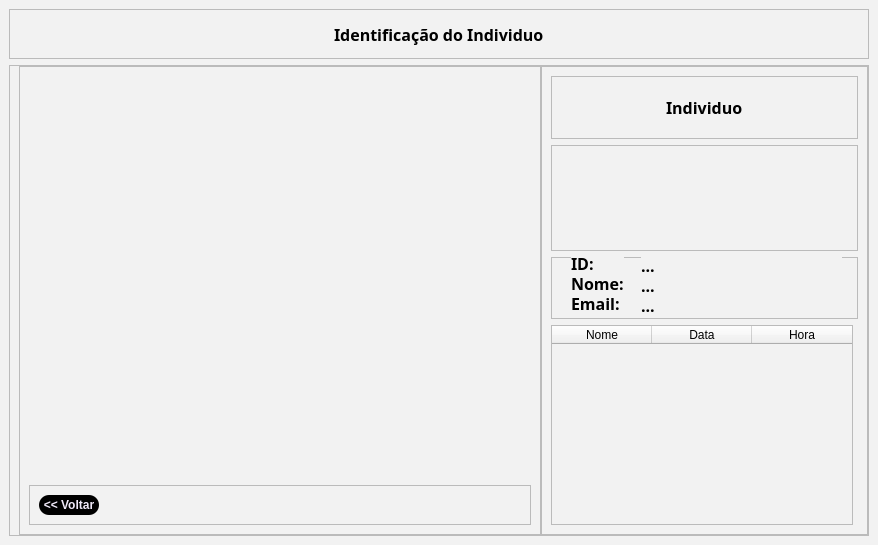
<?xml version="1.0" encoding="UTF-8"?>
<ui version="4.0">
 <class>MainWindow</class>
 <widget class="QMainWindow" name="MainWindow">
  <property name="geometry">
   <rect>
    <x>0</x>
    <y>0</y>
    <width>878</width>
    <height>545</height>
   </rect>
  </property>
  <property name="windowTitle">
   <string>MainWindow</string>
  </property>
  <property name="styleSheet">
   <string notr="true">background-color: rgb(242, 242, 242)</string>
  </property>
  <widget class="QWidget" name="centralwidget">
   <layout class="QVBoxLayout" name="verticalLayout_2">
    <item>
     <widget class="QFrame" name="frame_8">
      <property name="minimumSize">
       <size>
        <width>0</width>
        <height>50</height>
       </size>
      </property>
      <property name="frameShape">
       <enum>QFrame::StyledPanel</enum>
      </property>
      <property name="frameShadow">
       <enum>QFrame::Raised</enum>
      </property>
      <layout class="QHBoxLayout" name="horizontalLayout_5">
       <item>
        <spacer name="horizontalSpacer_7">
         <property name="orientation">
          <enum>Qt::Horizontal</enum>
         </property>
         <property name="sizeHint" stdset="0">
          <size>
           <width>349</width>
           <height>20</height>
          </size>
         </property>
        </spacer>
       </item>
       <item>
        <widget class="QLabel" name="label_5">
         <property name="minimumSize">
          <size>
           <width>210</width>
           <height>0</height>
          </size>
         </property>
         <property name="maximumSize">
          <size>
           <width>125</width>
           <height>16777215</height>
          </size>
         </property>
         <property name="font">
          <font>
           <family>Noto Sans Georgian</family>
           <pointsize>12</pointsize>
           <weight>75</weight>
           <bold>true</bold>
          </font>
         </property>
         <property name="styleSheet">
          <string notr="true">QLabel{
text-align: center;
}</string>
         </property>
         <property name="text">
          <string>Identificação do Individuo</string>
         </property>
        </widget>
       </item>
       <item>
        <spacer name="horizontalSpacer_8">
         <property name="orientation">
          <enum>Qt::Horizontal</enum>
         </property>
         <property name="sizeHint" stdset="0">
          <size>
           <width>348</width>
           <height>20</height>
          </size>
         </property>
        </spacer>
       </item>
      </layout>
     </widget>
    </item>
    <item>
     <widget class="QFrame" name="frame_7">
      <property name="frameShape">
       <enum>QFrame::StyledPanel</enum>
      </property>
      <property name="frameShadow">
       <enum>QFrame::Raised</enum>
      </property>
      <layout class="QHBoxLayout" name="horizontalLayout">
       <property name="spacing">
        <number>0</number>
       </property>
       <property name="topMargin">
        <number>0</number>
       </property>
       <property name="rightMargin">
        <number>0</number>
       </property>
       <property name="bottomMargin">
        <number>0</number>
       </property>
       <item>
        <widget class="QFrame" name="frame_2">
         <property name="frameShape">
          <enum>QFrame::StyledPanel</enum>
         </property>
         <property name="frameShadow">
          <enum>QFrame::Raised</enum>
         </property>
         <layout class="QVBoxLayout" name="verticalLayout_3">
          <item>
           <spacer name="verticalSpacer">
            <property name="orientation">
             <enum>Qt::Vertical</enum>
            </property>
            <property name="sizeHint" stdset="0">
             <size>
              <width>20</width>
              <height>40</height>
             </size>
            </property>
           </spacer>
          </item>
          <item>
           <widget class="QLabel" name="label">
            <property name="minimumSize">
             <size>
              <width>502</width>
              <height>300</height>
             </size>
            </property>
            <property name="text">
             <string/>
            </property>
            <property name="pixmap">
             <pixmap>../../imagens/Frame 1.png</pixmap>
            </property>
           </widget>
          </item>
          <item>
           <spacer name="verticalSpacer_4">
            <property name="orientation">
             <enum>Qt::Vertical</enum>
            </property>
            <property name="sizeHint" stdset="0">
             <size>
              <width>20</width>
              <height>40</height>
             </size>
            </property>
           </spacer>
          </item>
          <item>
           <widget class="QFrame" name="frame_5">
            <property name="minimumSize">
             <size>
              <width>0</width>
              <height>30</height>
             </size>
            </property>
            <property name="frameShape">
             <enum>QFrame::StyledPanel</enum>
            </property>
            <property name="frameShadow">
             <enum>QFrame::Raised</enum>
            </property>
            <layout class="QHBoxLayout" name="horizontalLayout_3">
             <item>
              <widget class="QPushButton" name="rec_facial_pushButton_voltar">
               <property name="minimumSize">
                <size>
                 <width>60</width>
                 <height>20</height>
                </size>
               </property>
               <property name="maximumSize">
                <size>
                 <width>60</width>
                 <height>20</height>
                </size>
               </property>
               <property name="font">
                <font>
                 <weight>75</weight>
                 <bold>true</bold>
                </font>
               </property>
               <property name="cursor">
                <cursorShape>PointingHandCursor</cursorShape>
               </property>
               <property name="styleSheet">
                <string notr="true">QPushButton{
	border-radius: 10px;
	border-image: url(:/Close_Image/cil-x.png);
	background-position: center;
		
	color: rgb(240, 233, 249);
	background-color: rgb(0, 0, 0);
	
}
QPushButton:hover{
	
	
	background-color: rgb(42, 42, 42);
	color: rgb(240, 233, 249);
}
QPushButton:pressed{
	background-color: rgb(35, 35, 35);
	color: rgb(200, 200, 200);
}

</string>
               </property>
               <property name="text">
                <string>&lt;&lt; Voltar</string>
               </property>
              </widget>
             </item>
             <item>
              <spacer name="horizontalSpacer_3">
               <property name="orientation">
                <enum>Qt::Horizontal</enum>
               </property>
               <property name="sizeHint" stdset="0">
                <size>
                 <width>40</width>
                 <height>20</height>
                </size>
               </property>
              </spacer>
             </item>
            </layout>
           </widget>
          </item>
         </layout>
        </widget>
       </item>
       <item>
        <widget class="QFrame" name="frame">
         <property name="minimumSize">
          <size>
           <width>300</width>
           <height>0</height>
          </size>
         </property>
         <property name="frameShape">
          <enum>QFrame::StyledPanel</enum>
         </property>
         <property name="frameShadow">
          <enum>QFrame::Raised</enum>
         </property>
         <layout class="QVBoxLayout" name="verticalLayout">
          <item>
           <widget class="QFrame" name="frame_3">
            <property name="frameShape">
             <enum>QFrame::StyledPanel</enum>
            </property>
            <property name="frameShadow">
             <enum>QFrame::Raised</enum>
            </property>
            <layout class="QHBoxLayout" name="horizontalLayout_2">
             <item>
              <spacer name="horizontalSpacer">
               <property name="orientation">
                <enum>Qt::Horizontal</enum>
               </property>
               <property name="sizeHint" stdset="0">
                <size>
                 <width>40</width>
                 <height>20</height>
                </size>
               </property>
              </spacer>
             </item>
             <item>
              <widget class="QLabel" name="label_3">
               <property name="minimumSize">
                <size>
                 <width>0</width>
                 <height>0</height>
                </size>
               </property>
               <property name="maximumSize">
                <size>
                 <width>100</width>
                 <height>16777215</height>
                </size>
               </property>
               <property name="font">
                <font>
                 <family>Noto Sans Georgian</family>
                 <pointsize>12</pointsize>
                 <weight>75</weight>
                 <bold>true</bold>
                </font>
               </property>
               <property name="styleSheet">
                <string notr="true">QLabel{
text-align: center;
}</string>
               </property>
               <property name="text">
                <string>Individuo</string>
               </property>
              </widget>
             </item>
             <item>
              <spacer name="horizontalSpacer_2">
               <property name="orientation">
                <enum>Qt::Horizontal</enum>
               </property>
               <property name="sizeHint" stdset="0">
                <size>
                 <width>40</width>
                 <height>20</height>
                </size>
               </property>
              </spacer>
             </item>
            </layout>
           </widget>
          </item>
          <item>
           <widget class="QFrame" name="frame_10">
            <property name="minimumSize">
             <size>
              <width>0</width>
              <height>98</height>
             </size>
            </property>
            <property name="frameShape">
             <enum>QFrame::StyledPanel</enum>
            </property>
            <property name="frameShadow">
             <enum>QFrame::Raised</enum>
            </property>
            <layout class="QHBoxLayout" name="horizontalLayout_4">
             <item>
              <spacer name="horizontalSpacer_4">
               <property name="orientation">
                <enum>Qt::Horizontal</enum>
               </property>
               <property name="sizeHint" stdset="0">
                <size>
                 <width>40</width>
                 <height>20</height>
                </size>
               </property>
              </spacer>
             </item>
             <item>
              <widget class="QLabel" name="label_2">
               <property name="minimumSize">
                <size>
                 <width>91</width>
                 <height>86</height>
                </size>
               </property>
               <property name="maximumSize">
                <size>
                 <width>70</width>
                 <height>70</height>
                </size>
               </property>
               <property name="text">
                <string/>
               </property>
               <property name="pixmap">
                <pixmap>../../imagens/Frame 19 (1).png</pixmap>
               </property>
              </widget>
             </item>
             <item>
              <spacer name="horizontalSpacer_5">
               <property name="orientation">
                <enum>Qt::Horizontal</enum>
               </property>
               <property name="sizeHint" stdset="0">
                <size>
                 <width>40</width>
                 <height>20</height>
                </size>
               </property>
              </spacer>
             </item>
            </layout>
           </widget>
          </item>
          <item>
           <widget class="QFrame" name="frame_4">
            <property name="maximumSize">
             <size>
              <width>16777215</width>
              <height>75</height>
             </size>
            </property>
            <property name="frameShape">
             <enum>QFrame::StyledPanel</enum>
            </property>
            <property name="frameShadow">
             <enum>QFrame::Raised</enum>
            </property>
            <widget class="QLabel" name="label_7">
             <property name="geometry">
              <rect>
               <x>20</x>
               <y>40</y>
               <width>53</width>
               <height>13</height>
              </rect>
             </property>
             <property name="minimumSize">
              <size>
               <width>0</width>
               <height>0</height>
              </size>
             </property>
             <property name="maximumSize">
              <size>
               <width>100</width>
               <height>16777215</height>
              </size>
             </property>
             <property name="font">
              <font>
               <family>Noto Sans Georgian</family>
               <pointsize>12</pointsize>
               <weight>75</weight>
               <bold>true</bold>
              </font>
             </property>
             <property name="styleSheet">
              <string notr="true">QLabel{
text-align: center;
}</string>
             </property>
             <property name="text">
              <string>Email:</string>
             </property>
            </widget>
            <widget class="QLabel" name="label_6">
             <property name="geometry">
              <rect>
               <x>20</x>
               <y>20</y>
               <width>53</width>
               <height>13</height>
              </rect>
             </property>
             <property name="minimumSize">
              <size>
               <width>0</width>
               <height>0</height>
              </size>
             </property>
             <property name="maximumSize">
              <size>
               <width>100</width>
               <height>16777215</height>
              </size>
             </property>
             <property name="font">
              <font>
               <family>Noto Sans Georgian</family>
               <pointsize>12</pointsize>
               <weight>75</weight>
               <bold>true</bold>
              </font>
             </property>
             <property name="styleSheet">
              <string notr="true">QLabel{
text-align: center;
}</string>
             </property>
             <property name="text">
              <string>Nome:</string>
             </property>
            </widget>
            <widget class="QLabel" name="label_4">
             <property name="geometry">
              <rect>
               <x>20</x>
               <y>0</y>
               <width>53</width>
               <height>13</height>
              </rect>
             </property>
             <property name="minimumSize">
              <size>
               <width>0</width>
               <height>0</height>
              </size>
             </property>
             <property name="maximumSize">
              <size>
               <width>100</width>
               <height>16777215</height>
              </size>
             </property>
             <property name="font">
              <font>
               <family>Noto Sans Georgian</family>
               <pointsize>12</pointsize>
               <weight>75</weight>
               <bold>true</bold>
              </font>
             </property>
             <property name="styleSheet">
              <string notr="true">QLabel{
text-align: center;
}</string>
             </property>
             <property name="text">
              <string>ID:</string>
             </property>
            </widget>
            <widget class="QLabel" name="label_8">
             <property name="geometry">
              <rect>
               <x>90</x>
               <y>0</y>
               <width>201</width>
               <height>16</height>
              </rect>
             </property>
             <property name="minimumSize">
              <size>
               <width>0</width>
               <height>0</height>
              </size>
             </property>
             <property name="maximumSize">
              <size>
               <width>16777215</width>
               <height>16777215</height>
              </size>
             </property>
             <property name="font">
              <font>
               <family>Noto Sans Georgian</family>
               <pointsize>12</pointsize>
               <weight>75</weight>
               <bold>true</bold>
              </font>
             </property>
             <property name="styleSheet">
              <string notr="true">QLabel{
text-align: center;
}</string>
             </property>
             <property name="text">
              <string>...</string>
             </property>
            </widget>
            <widget class="QLabel" name="label_9">
             <property name="geometry">
              <rect>
               <x>90</x>
               <y>20</y>
               <width>211</width>
               <height>16</height>
              </rect>
             </property>
             <property name="minimumSize">
              <size>
               <width>0</width>
               <height>0</height>
              </size>
             </property>
             <property name="maximumSize">
              <size>
               <width>16777215</width>
               <height>16777215</height>
              </size>
             </property>
             <property name="font">
              <font>
               <family>Noto Sans Georgian</family>
               <pointsize>12</pointsize>
               <weight>75</weight>
               <bold>true</bold>
              </font>
             </property>
             <property name="styleSheet">
              <string notr="true">QLabel{
text-align: center;
}</string>
             </property>
             <property name="text">
              <string>...</string>
             </property>
            </widget>
            <widget class="QLabel" name="label_10">
             <property name="geometry">
              <rect>
               <x>90</x>
               <y>40</y>
               <width>211</width>
               <height>16</height>
              </rect>
             </property>
             <property name="minimumSize">
              <size>
               <width>0</width>
               <height>0</height>
              </size>
             </property>
             <property name="maximumSize">
              <size>
               <width>16777215</width>
               <height>16777215</height>
              </size>
             </property>
             <property name="font">
              <font>
               <family>Noto Sans Georgian</family>
               <pointsize>12</pointsize>
               <weight>75</weight>
               <bold>true</bold>
              </font>
             </property>
             <property name="styleSheet">
              <string notr="true">QLabel{
text-align: center;
}</string>
             </property>
             <property name="text">
              <string>...</string>
             </property>
            </widget>
           </widget>
          </item>
          <item>
           <widget class="QTableWidget" name="tableWidget">
            <property name="sizePolicy">
             <sizepolicy hsizetype="Expanding" vsizetype="Expanding">
              <horstretch>0</horstretch>
              <verstretch>0</verstretch>
             </sizepolicy>
            </property>
            <property name="minimumSize">
             <size>
              <width>290</width>
              <height>200</height>
             </size>
            </property>
            <property name="maximumSize">
             <size>
              <width>302</width>
              <height>199</height>
             </size>
            </property>
            <column>
             <property name="text">
              <string>Nome</string>
             </property>
            </column>
            <column>
             <property name="text">
              <string>Data</string>
             </property>
            </column>
            <column>
             <property name="text">
              <string>Hora</string>
             </property>
            </column>
           </widget>
          </item>
         </layout>
        </widget>
       </item>
      </layout>
     </widget>
    </item>
   </layout>
  </widget>
 </widget>
 <resources/>
 <connections/>
</ui>
